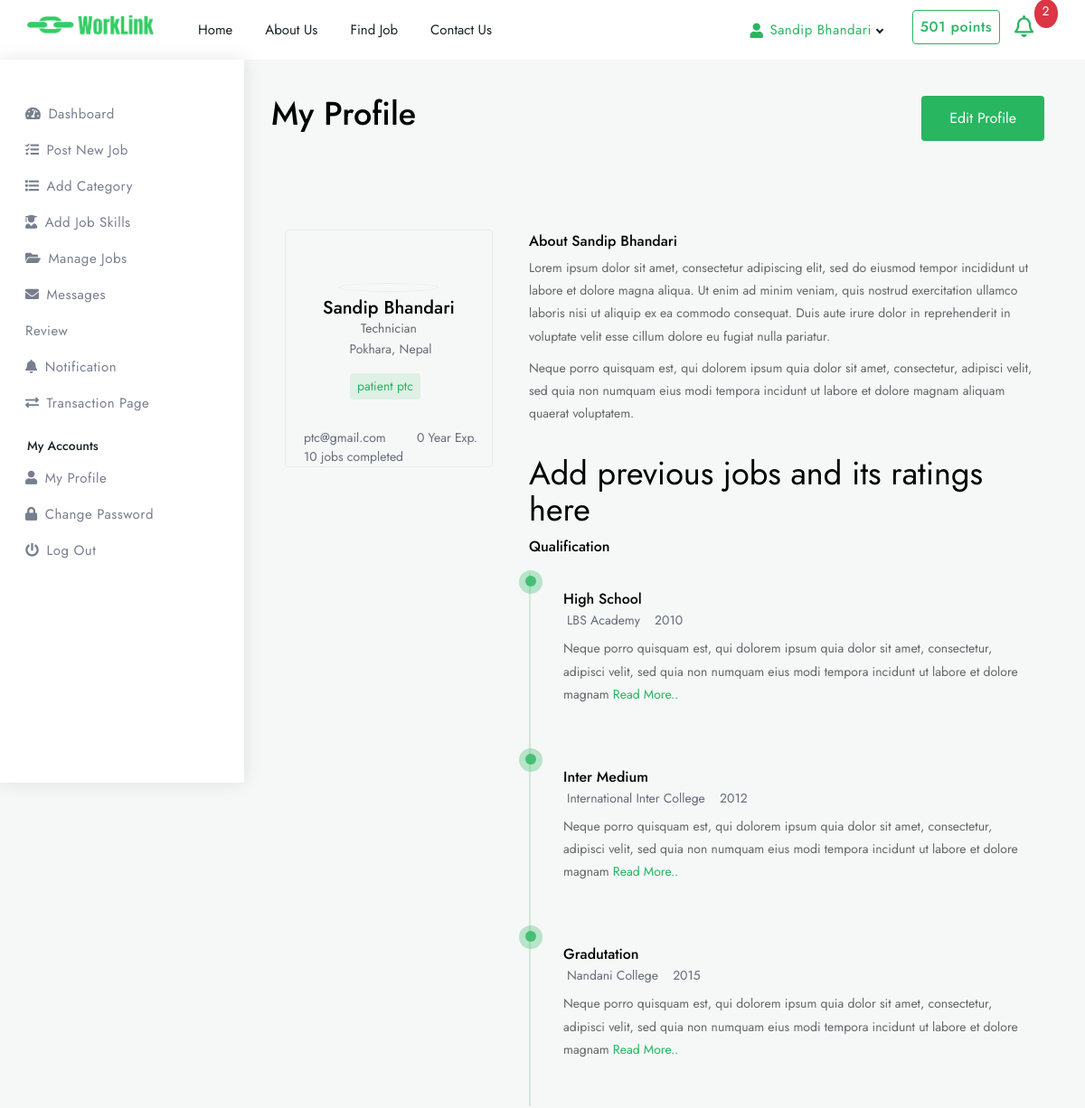
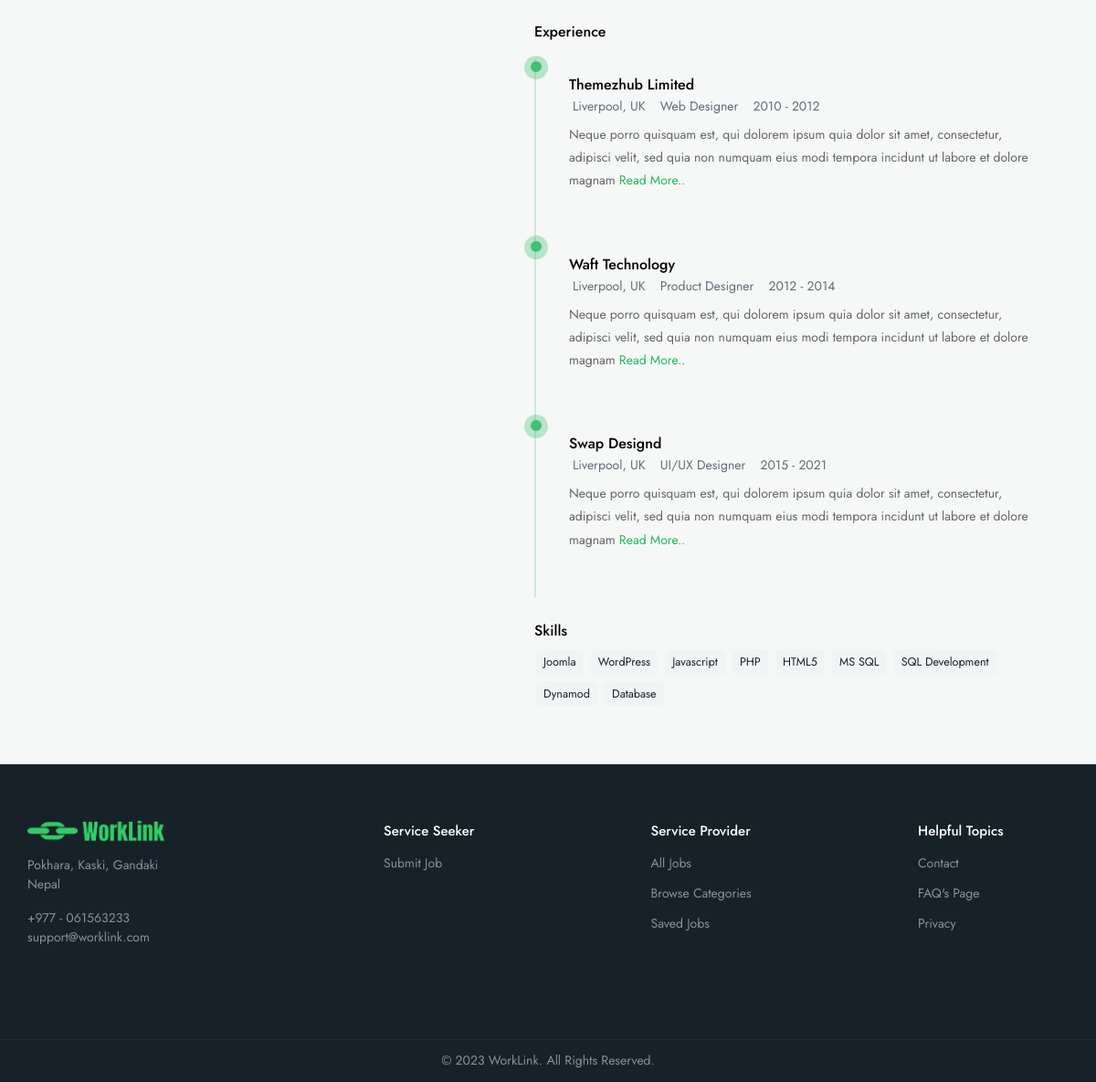
The page /user/detail/ (signed in) on the database its author committed (2 pictures, top to bottom).
### account/models.py (models this page shows, shortened)
class User(AbstractUser):
    phone_number = models.CharField(max_length=20, blank=True, null=True)
    ROLES_CHOICES = (
        ('Service Provider', 'Service Provider'),
        ('Service Seeker', 'Service Seeker'),
        ('Admin', 'Admin')
    )
    role = models.CharField(max_length=20, choices = ROLES_CHOICES)
    profession = models.CharField(max_length=100, blank=True)
    USER_STATUS_CHOICES= (
        ('active', 'Active'),
        ('pending', 'Pending'),
        ('suspended', 'Suspended')
    )
    user_status = models.CharField(max_length=20, choices = USER_STATUS_CHOICES, default='pending')
    GENDER_CHOICES= (
        ('male', 'Male'),
        ('female', 'Female'),
        ('other', 'Do not specify')
    )
    gender = models.CharField(max_length=20, choices= GENDER_CHOICES, blank=True)
    avatar = models.ImageField(upload_to='avatar/', default='avatar/default.webp', blank=True)
    experience = models.IntegerField(default=0, help_text="Duration in years", blank=True)
    address = models.CharField(max_length=100, blank=True)
    identity_proof = models.ImageField(upload_to='identity_proof/', blank=True)
    REQUIRED_FIELDS=[]
    objects = UserManager()

class Points(models.Model):
    user = models.OneToOneField(User, on_delete=models.CASCADE, related_name='points')
    points = models.IntegerField(default='100')
    remarks = models.CharField(max_length=200, blank=True, default="New user points")
    updated_on= models.DateTimeField(auto_now=True)
    class Meta:
        verbose_name_plural = "Points"

class UserSkills(models.Model):
    user= models.ForeignKey(User, on_delete=models.CASCADE, related_name='skill')
    name = models.CharField(max_length=100)
    created_at = models.DateTimeField(auto_now_add=True)
    updated_at = models.DateTimeField(auto_now=True)
    def __str__(self):
        return self.name
    class Meta:
        verbose_name_plural = 'User skills'

### account/views.py (the view)
# urls.py: path('detail/', views.user_profile, name="user-profile"),
@login_required(login_url = '/auth/login/')
def user_profile(request):
    user = get_object_or_404(User, username = request.user.username)
    template_name = 'account/profile.html'
    context = {
        'user' : user
    }
    return render(request, template_name, context)

### account/templates/account/profile.html (shortened to what this page needs)
{% extends 'base.html' %}
{% block content %}
<div class="dashboard-wrap bg-light">
    {% include 'services/includes/sidebar.html' %}
    <div class="dashboard-content">
        <div class="dashboard-tlbar d-block mb-5">
            <div class="row">
                <div class="colxl-12 col-lg-12 col-md-12 d-flex justify-content-between">
                    <h1 class="ft-medium">My Profile</h1>
					{% if request.user == user %}
					<a href="{% url 'edit-user-profile' %}" class="btn btn-md theme-bg text-light rounded">Edit Profile</a>
					{% endif %}
                </div>
            </div>
        </div>
			<section class="middle">
				<div class="container">
					<div class="row align-items-start justify-content-between">
						<div class="col-12 col-md-12 col-lg-4 col-xl-4 text-center miliods">
							<div class="d-block border rounded mfliud-bot mb-4">
								<div class="cdt_author px-2 pt-5 pb-4">
									<div class="dash_auth_thumb circle p-1 border d-inline-flex mx-auto mb-2">
									</div>
									<div class="dash_caption mb-3">
										<h4 class="fs-lg ft-medium mb-0 lh-1">{{user.get_full_name}}</h4>
										<p class="m-0 p-0">{{user.profession}}</p>
										<span class="text-muted smalls">{{user.address}}</span>
									</div>
									<div class="jb-list-01-title px-2">
										{% for skill in user.skill.all %}
										<span class="mr-2 mb-2 d-inline-flex px-2 py-1 rounded worklink-theme theme-bg-light">{{skill}}</span>
										{% endfor %}
									</div>
								</div>
								<div class="cdt_caps">
									<div class="job_grid_footer px-3 d-flex align-items-center justify-content-between">
										<div class="df-1 text-muted">{{user.email}}</div>
										<div class="df-1 text-muted">{{user.experience}} Year Exp.</div>
									</div>
									<div class="job_grid_footer px-3 d-flex align-items-center justify-content-between">
										<div class="df-1 text-muted">10 jobs completed</div>
									</div>
								</div>
							</div>
						</div>
						<div class="col-12 col-md-12 col-lg-8 col-xl-8">
							<div class="row align-items-start">
								<div class="abt-cdt d-block full-width mb-4">
									<h4 class="ft-medium mb-1 fs-md">About {{user.get_full_name}}</h4>
									<p>Lorem ipsum dolor sit amet, consectetur adipiscing elit, sed do eiusmod tempor incididunt ut labore et dolore magna aliqua. Ut enim ad minim veniam, quis nostrud exercitation ullamco laboris nisi ut aliquip ex ea commodo consequat. Duis aute irure dolor in reprehenderit in voluptate velit esse cillum dolore eu fugiat nulla pariatur.</p>
									<p>Neque porro quisquam est, qui dolorem ipsum quia dolor sit amet, consectetur, adipisci velit, sed quia non numquam eius modi tempora incidunt ut labore et dolore magnam aliquam quaerat voluptatem.</p>
								</div>
								<h1>Add previous jobs and its ratings here</h1>
								<div class="abt-cdt d-block full-width mb-4">
									<h4 class="ft-medium mb-1 fs-md">Qualification</h4>
									<div class="exslio-list mt-3">
										<ul>
											<li>
												<div class="esclio-110 bg-light rounded px-3 py-3">
													<h4 class="mb-0 ft-medium fs-md">High School</h4>
													<div class="esclio-110-info full-width mb-2">
														<span class="text-muted mr-2">LBS Academy</span>
														<span class="text-muted mr-2">2010</span>
													</div>
													<div class="esclio-110-decs full-width">
														<p>Neque porro quisquam est, qui dolorem ipsum quia dolor sit amet, consectetur, adipisci velit, sed quia non numquam eius modi tempora incidunt ut labore et dolore magnam <a href="javascript:void(0);" class="worklink-theme">Read More..</a></p>
													</div>
												</div>
											</li>
											<li>
												<div class="esclio-110 bg-light rounded px-3 py-3">
													<h4 class="mb-0 ft-medium fs-md">Inter Medium</h4>
													<div class="esclio-110-info full-width mb-2">
														<span class="text-muted mr-2">International Inter College</span>
														<span class="text-muted mr-2">2012</span>
													</div>
													<div class="esclio-110-decs full-width">
														<p>Neque porro quisquam est, qui dolorem ipsum quia dolor sit amet, consectetur, adipisci velit, sed quia non numquam eius modi tempora incidunt ut labore et dolore magnam <a href="javascript:void(0);" class="worklink-theme">Read More..</a></p>
													</div>
												</div>
											</li>
											<li>
												<div class="esclio-110 bg-light rounded px-3 py-3">
													<h4 class="mb-0 ft-medium fs-md">Gradutation</h4>
													<div class="esclio-110-info full-width mb-2">
														<span class="text-muted mr-2">Nandani College</span>
														<span class="text-muted mr-2">2015</span>
													</div>
													<div class="esclio-110-decs full-width">
														<p>Neque porro quisquam est, qui dolorem ipsum quia dolor sit amet, consectetur, adipisci velit, sed quia non numquam eius modi tempora incidunt ut labore et dolore magnam <a href="javascript:void(0);" class="worklink-theme">Read More..</a></p>
													</div>
												</div>
											</li>
										</ul>
									</div>
								</div>
								<div class="abt-cdt d-block full-width mb-4">
									<h4 class="ft-medium mb-1 fs-md">Experience</h4>
									<div class="exslio-list mt-3">
										<ul>
											<li>
												<div class="esclio-110 bg-light rounded px-3 py-3">
													<h4 class="mb-0 ft-medium fs-md">Themezhub Limited</h4>
													<div class="esclio-110-info full-width mb-2">
														<span class="text-muted mr-2">Liverpool, UK</span>
														<span class="text-muted mr-2">Web Designer</span>
														<span class="text-muted mr-2">2010 - 2012</span>
													</div>
													<div class="esclio-110-decs full-width">
														<p>Neque porro quisquam est, qui dolorem ipsum quia dolor sit amet, consectetur, adipisci velit, sed quia non numquam eius modi tempora incidunt ut labore et dolore magnam <a href="javascript:void(0);" class="worklink-theme">Read More..</a></p>
													</div>
												</div>
											</li>
											<li>
												<div class="esclio-110 bg-light rounded px-3 py-3">
													<h4 class="mb-0 ft-medium fs-md">Waft Technology</h4>
													<div class="esclio-110-info full-width mb-2">
														<span class="text-muted mr-2">Liverpool, UK</span>
														<span class="text-muted mr-2">Product Designer</span>
														<span class="text-muted mr-2">2012 - 2014</span>
													</div>
													<div class="esclio-110-decs full-width">
														<p>Neque porro quisquam est, qui dolorem ipsum quia dolor sit amet, consectetur, adipisci velit, sed quia non numquam eius modi tempora incidunt ut labore et dolore magnam <a href="javascript:void(0);" class="worklink-theme">Read More..</a></p>
													</div>
												</div>
											</li>
											<li>
												<div class="esclio-110 bg-light rounded px-3 py-3">
													<h4 class="mb-0 ft-medium fs-md">Swap Designd</h4>
													<div class="esclio-110-info full-width mb-2">
														<span class="text-muted mr-2">Liverpool, UK</span>
														<span class="text-muted mr-2">UI/UX Designer</span>
														<span class="text-muted mr-2">2015 - 2021</span>
													</div>
													<div class="esclio-110-decs full-width">
														<p>Neque porro quisquam est, qui dolorem ipsum quia dolor sit amet, consectetur, adipisci velit, sed quia non numquam eius modi tempora incidunt ut labore et dolore magnam <a href="javascript:void(0);" class="worklink-theme">Read More..</a></p>
													</div>
												</div>
											</li>
										</ul>
									</div>
								</div>
								<div class="abt-cdt d-block full-width">
									<h4 class="ft-medium mb-1 fs-md">Skills</h4>
									<ul class="p-0 skills_tag text-left">
										<li><span class="px-2 py-1 medium skill-bg rounded text-dark">Joomla</span></li>
										<li><span class="px-2 py-1 medium skill-bg rounded text-dark">WordPress</span></li>
										<li><span class="px-2 py-1 medium skill-bg rounded text-dark">Javascript</span></li>
										<li><span class="px-2 py-1 medium skill-bg rounded text-dark">PHP</span></li>
										<li><span class="px-2 py-1 medium skill-bg rounded text-dark">HTML5</span></li>
										<li><span class="px-2 py-1 medium skill-bg rounded text-dark">MS SQL</span></li>
										<li><span class="px-2 py-1 medium skill-bg rounded text-dark">SQL Development</span></li>
										<li><span class="px-2 py-1 medium skill-bg rounded text-dark">Dynamod</span></li>
										<li><span class="px-2 py-1 medium skill-bg rounded text-dark">Database</span></li>
									</ul>
								</div>
							</div>
						</div>
					</div>
				</div>
			</section>
	</div>
</div>
{% endblock content %}

### templates/includes/header.html (shortened to what this page needs)
{% load static %}
<div class="header header-light dark-text">
  <div class="container">
    <nav id="navigation" class="navigation navigation-landscape">
      <div class="nav-header">
        <a class="nav-brand" href="{% url 'home-page' %}">
          <img src="{% static 'img/logo.png' %}" class="logo" alt="" />
        </a>
      </div>
      <div class="nav-menus-wrapper" style="transition-property: none">
        <ul class="nav-menu">
          <li><a href="{% url 'home-page' %}">Home</a></li>
          <li><a href="{% url 'about-us' %}">About Us</a></li>
          {% if request.user.is_authenticated %} {% if request.user.role == 'Service Provider' %}
          <li><a href="{% url 'service-search' %}">Find Job</a></li>
          {% endif %}
          {% endif %}
          <li><a href="{% url 'contact-us' %}">Contact Us</a></li>
        </ul>
        <ul class="nav-menu nav-menu-social align-to-right">
          <li>
            {% if request.user.is_authenticated %}
            <a href="#" class="worklink-theme ft-medium">
              <i class="fa fa-user"></i> {{ request.user.get_full_name}}
            </a>
            <p class="btn btn-outline-primary ft-medium rounded p-2 ml-3">
              {{request.user.points.points}} points
            </p>
            <li class="ml-3">
              <div class="dropdown d-flex">
                <a class="fas fa-bell worklink-theme ft-medium"
                  type="button"
                  id="dropdownMenuButton"
                  data-toggle="dropdown"
                  aria-haspopup="true"
                  aria-expanded="false"
                  style="font-size: 24px"
                  >
                </a>
              <p class="fs-sm rounded-circle border border-danger px-2 bg-danger text-white" style="margin-top:-18px">2</p>
              </div>
            </li>
            {% endif %}
          </li>
        </ul>
      </div>
    </nav>
  </div>
</div>

### rows shown on the page
User: user.get_full_name "Sandip Bhandari", user.points.points "501", get_full_name "Sandip Bhandari", profession "Technician", address "Pokhara, Nepal", email "ptc@gmail.com", experience "0"
UserSkills: name "patient ptc"
